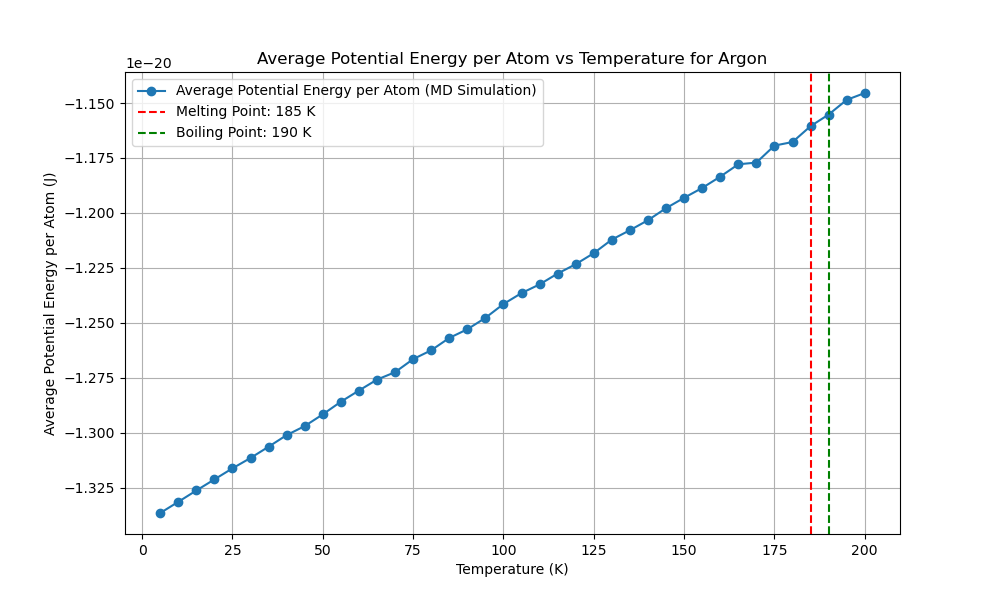

Source code (Python):
import numpy as np
import matplotlib.pyplot as plt
from scipy.optimize import minimize
from multiprocessing import Pool
import time
from reportlab.lib.pagesizes import letter
from reportlab.pdfgen import canvas
from tqdm import tqdm
from numba import njit, prange
import logging
import os

# Get the directory of the current script
script_dir = os.path.dirname(os.path.abspath(__file__))
script_base_name = os.path.splitext(os.path.basename(__file__))[0]

# Set up logging with the script's base name and directory
log_file_path = os.path.join(script_dir, f'{script_base_name}.log')
logging.basicConfig(filename=log_file_path, 
            level=logging.INFO, format='%(asctime)s:%(levelname)s:%(message)s')

EPSILON = 1.654017502e-21  
SIGMA = 3.405e-10  
MASS = 6.63e-26  
K_B = 1.38e-23 

def create_fcc_lattice(a, n):
    """Create an FCC lattice."""
    base = np.array([[0, 0, 0],
                     [0.5, 0.5, 0], [0.5, 0, 0.5], [0, 0.5, 0.5]])
    positions = np.zeros((n**3 * 4, 3))
    index = 0
    for x in range(n):
        for y in range(n):
            for z in range(n):
                offset = np.array([x, y, z])
                for b in base:
                    positions[index] = (offset + b) * a
                    index += 1
    return positions

@njit
def lennard_jones(r2):
    """Calculate the Lennard-Jones potential and force."""
    r6 = (SIGMA ** 2 / r2) ** 3
    r12 = r6 ** 2
    potential = 4 * EPSILON * (r12 - r6)
    force = 24 * EPSILON * (2 * r12 - r6) / r2
    return potential, force

@njit
def apply_pbc(position, box_length):
    """Apply periodic boundary conditions."""
    return position - box_length * np.round(position / box_length)

@njit
def custom_norm(arr, axis=1):
    """Compute the norm along a specified axis."""
    if axis == 1:
        return np.sqrt(np.sum(arr**2, axis=1))
    elif axis == 0:
        return np.sqrt(np.sum(arr**2, axis=0))
    else:
        raise ValueError("Invalid axis")

@njit(parallel=True)
def compute_forces(positions, box_length):
    """Compute forces using Lennard-Jones potential with PBC."""
    N = len(positions)
    forces = np.zeros_like(positions)
    potential_energy = 0.0

    for i in prange(N):
        for j in range(i + 1, N):
            r_vec = apply_pbc(positions[i] - positions[j], box_length)
            r2 = np.dot(r_vec, r_vec)
            if r2 < (3 * SIGMA) ** 2:
                potential, force = lennard_jones(r2)
                f = force * r_vec
                forces[i] += f
                forces[j] -= f
                potential_energy += potential
                
    return forces, potential_energy

@njit
def velocity_verlet_adaptive(positions,
            velocities, forces, dt, box_length, max_force_threshold=1e-12):
    """Velocity-Verlet integration with adaptive time step."""
    new_positions = positions + velocities * dt + 0.5 * forces * dt**2 / MASS
    new_positions = apply_pbc(new_positions, box_length)
    new_forces, _ = compute_forces(new_positions, box_length)
    max_force = np.max(custom_norm(new_forces, axis=1))
    
    if max_force > max_force_threshold:
        dt = max(0.9 * dt * (max_force_threshold / max_force)**0.5, 1e-16)
    
    new_velocities = velocities + 0.5 * (forces + new_forces) * dt / MASS
    return new_positions, new_velocities, new_forces, dt

@njit
def standard_verlet_adaptive(positions,
    velocities, forces, dt, box_length, max_force_threshold=1e-12):
    """Standard Verlet integration with adaptive time step."""
    new_positions = positions + velocities * dt + 0.5 * forces * dt**2 / MASS
    new_positions = apply_pbc(new_positions, box_length)
    new_forces, _ = compute_forces(new_positions, box_length)
    max_force = np.max(custom_norm(new_forces, axis=1))

    if max_force > max_force_threshold:
        dt = max(0.9 * dt * (max_force_threshold / max_force)**0.5, 1e-16)

    new_velocities = velocities + new_forces * dt / MASS
    return new_positions, new_velocities, new_forces, dt

@njit
def leapfrog_verlet_adaptive(positions,
    velocities, forces, dt, box_length, max_force_threshold=1e-12):
    """Leapfrog Verlet integration with adaptive time step."""
    half_dt = 0.5 * dt
    velocities_half = velocities + forces * half_dt / MASS
    new_positions = positions + velocities_half * dt
    new_positions = apply_pbc(new_positions, box_length)
    new_forces, _ = compute_forces(new_positions, box_length)
    max_force = np.max(custom_norm(new_forces, axis=1))

    if max_force > max_force_threshold:
        dt = max(0.9 * dt * (max_force_threshold / max_force)**0.5, 1e-16)

    new_velocities = velocities_half + new_forces * half_dt / MASS
    return new_positions, new_velocities, new_forces, dt

def adaptive_equilibration(positions, velocities, forces, dt, box_length,
       verlet_algorithm, initial_equilibration_window=150,
   initial_threshold=8.5e-22, min_threshold=8e-25,
   max_threshold=5e-21, max_steps=5000):
    
    
    """Perform adaptive equilibration with dynamic threshold and window adjustment."""
    equilibration_steps = 0
    recent_potential_energies = []
    forces, _ = compute_forces(positions, box_length)
    threshold = initial_threshold
    equilibration_window = initial_equilibration_window
    with tqdm(total=equilibration_window, desc="Equilibration") as pbar:
        while equilibration_steps < max_steps:
            positions, velocities, forces, dt = verlet_algorithm(positions,
                velocities, forces, dt, box_length)
            _, potential_energy = compute_forces(positions, box_length)
            recent_potential_energies.append(potential_energy)
            if len(recent_potential_energies) > equilibration_window:
                recent_potential_energies.pop(0)
                mean_potential_energy = np.mean(recent_potential_energies)
                std_potential_energy = np.std(recent_potential_energies)
                logging.info(f" ((len(recent_p_energies) > equiwindow)) STD:  {std_potential_energy:.5e} , MEAN: {mean_potential_energy:.5e}")
                # Dynamically adjust the threshold based on the standard deviation
                if std_potential_energy > threshold:
                    # threshold = min(threshold * 1.1, max_threshold)
                    threshold = max(threshold * 0.9, min_threshold)
                    equilibration_window = int(equilibration_window * 1.1)
                    
                    
            
                    
                    
                    
                    logging.info(f" ((std_potential_energy > threshold)) threshold:  {threshold:.5e} , MEAN: {mean_potential_energy:.5e}")
                else:
                    # threshold = max(threshold * 0.9, min_threshold)
                    threshold = min(threshold * 1.1, max_threshold)
                    
                    
            
                    
                    
                    logging.info(f" ((std_potential_energy < threshold)) threshold:  {threshold:.5e} , MEAN: {mean_potential_energy:.5e}")
                
                if std_potential_energy < threshold and np.abs(potential_energy - mean_potential_energy) < threshold:
                    logging.info(f"Equilibration completed in {equilibration_steps} steps with dt={dt:.2e}")
                    break
                pbar.update(1)
            equilibration_steps += 1
            if equilibration_steps % 1000 == 0:
                logging.info(f"Step {equilibration_steps}: Potential Energy = {potential_energy:.5e}, dt = {dt:.2e}")
    return positions, velocities, forces, dt, equilibration_steps

def run_md_for_temperature(T, seed, verlet_algorithm,
                           dt, sampling_steps=60000):
    """Run MD simulation for a single temperature using the specified Verlet algorithm."""
    np.random.seed(seed)
    a = 5.26e-10  # Initial guess for the lattice parameter
    n = 3  # Number of unit cells in each dimension
    positions = create_fcc_lattice(a, n)
    box_length = n * a  # Length of the simulation box
    N = len(positions)
    
    # Initialize velocities for 5K
    velocities = np.random.randn(N, 3) * np.sqrt(K_B * 5 / MASS)
    forces, _ = compute_forces(positions, box_length)

    # Rescale velocities to the desired temperature
    current_temperature = np.sum(MASS * np.sum(velocities**2, axis=1)) / (3 * N * K_B)
    scale_factor = np.sqrt(T / current_temperature)
    velocities *= scale_factor

    # Adaptive equilibration
    positions, velocities, forces, dt, equilibration_steps = adaptive_equilibration(
        positions, velocities, forces,
        dt, box_length, verlet_algorithm)

    logging.info(f"Equilibration steps: {equilibration_steps}")

    print(f"Equilibration steps: {equilibration_steps}")

    potential_energy = 0
    initial_total_energy = 0
    count = 0
    total_energy_drift = 0

    with tqdm(total=sampling_steps, desc="Progress") as pbar:
        potential_energy = 0
        count = 0
        total_energy_drift = 0
        initial_total_energy = None
    
        for step in range(sampling_steps):
            positions, velocities, forces, dt = verlet_algorithm(
                positions, velocities, forces, dt, box_length
            )
            kinetic_energy = 0.5 * MASS * np.sum(velocities**2)
            _, potential_energy_step = compute_forces(positions, box_length)
            total_energy = kinetic_energy + potential_energy_step
            potential_energy += potential_energy_step
    
            if step == 0:
                initial_total_energy = total_energy
    
            total_energy_drift += abs(total_energy - initial_total_energy)
            count += 1
            pbar.update(1)
            if step % 1000 == 0:
                logging.info(f"Step {step}: Kinetic Energy = {kinetic_energy:.5e}, Potential Energy = {potential_energy_step:.5e}, Total Energy = {total_energy:.5e}")
        
        average_potential_energy = potential_energy / count / N  
        energy_drift = total_energy_drift / count
    
    return dt, average_potential_energy, energy_drift

def potential_energy_for_lattice(a):
    """Calculate potential energy for a given lattice parameter."""
    positions = create_fcc_lattice(a, 3)
    box_length = 3 * a
    _, potential_energy = compute_forces(positions, box_length)
    return potential_energy

def optimize_lattice_parameter():
    """Optimize the lattice parameter."""
    initial_guesses = np.linspace(4.5e-10, 6e-10, 500)
    results = [minimize(potential_energy_for_lattice,
                        [guess], bounds=[(4.5e-10, 6e-10)]) for
               guess in initial_guesses]
    best_result = min(results, key=lambda x: x.fun)
    return best_result.x[0]

def test_time_steps(T, seed, verlet_algorithm,
                    time_steps, sampling_steps=60000):
    """Test different time steps."""
    with Pool(16) as pool:
        args = [(T, seed, verlet_algorithm,
                 dt, sampling_steps) for dt in time_steps]
        results = pool.starmap(run_md_for_temperature, args)
    return results

def run_preliminary_steps_parallel(temperatures, seeds,
                   verlet_algorithms, algorithm_names, 
               time_steps, preliminary_steps):
    """Run preliminary steps sequentially."""
    results = []
    for alg in verlet_algorithms:
        alg_results = []
        for T, seed, dt in zip(temperatures, seeds, time_steps):
            result = run_md_for_temperature(T, seed, alg,
                                            dt, preliminary_steps)
            alg_results.append(result)
        results.append(alg_results)
    
    potential_energies_per_algorithm = []
    energy_drifts_per_algorithm = []
    best_time_steps = []

    for i, alg_results in enumerate(results):
        if len(alg_results) == 0:
            print(f"No results for algorithm {algorithm_names[i]}")  
            logging.warning(f"No results for algorithm {algorithm_names[i]}")
            
            continue
        potential_energies = [res[1] for res in alg_results]
        energy_drifts = [res[2] for res in alg_results]
        best_time_step = time_steps[np.argmin([res[2] for res in alg_results])]
        
        potential_energies_per_algorithm.append(np.mean(potential_energies))
        energy_drifts_per_algorithm.append(np.mean(energy_drifts))
        best_time_steps.append(best_time_step)
    
    return potential_energies_per_algorithm, energy_drifts_per_algorithm, best_time_steps

def find_best_sampling_steps(T, seed, verlet_algorithm,
                time_step, sampling_step_range):
    """Find the best sampling steps."""
    results = []
    for sampling_steps in sampling_step_range:
        dt, potential_energy, energy_drift = run_md_for_temperature(T, seed,
                            verlet_algorithm, time_step, sampling_steps)
        results.append((sampling_steps, potential_energy, energy_drift))
    return results

def generate_pdf_report(melting_point, boiling_point, a_opt, temperatures, potential_energies, runtime, best_algorithm_name, best_time_step, reason):
    """Generate a PDF report."""
    script_base_name = os.path.splitext(os.path.basename(__file__))[0]
    filename = os.path.join(script_dir, f"{script_base_name}.pdf")
    plot_filename = os.path.join(script_dir, f"{script_base_name}.png")

    c = canvas.Canvas(filename, pagesize=letter)
    width, height = letter

    c.drawString(50, height - 50, "Molecular Dynamics Simulation Report")
    c.drawString(50, height - 70, f"Optimized Lattice Parameter: {a_opt:.4e} m")
    c.drawString(50, height - 90, f"Melting Point: {melting_point} K")
    c.drawString(50, height - 110, f"Boiling Point: {boiling_point} K")
    c.drawString(50, height - 130, f"Total Runtime: {runtime:.2f} seconds")
    c.drawString(50, height - 150, f"Best Verlet Algorithm: {best_algorithm_name}")
    c.drawString(50, height - 170, f"Best Time Step: {best_time_step:.2e} s")

    reason_text = f"Reason: {reason}"
    max_chars_per_line = 78
    wrapped_reason = "\n".join([reason_text[i:i + max_chars_per_line] for i in range(0, len(reason_text), max_chars_per_line)])
    text_lines = wrapped_reason.split('\n')
    for i, line in enumerate(text_lines):
        c.drawString(50, height - 190 - i * 20, line)

    # Plot and save the temperature vs potential energy graph
    plt.figure(figsize=(10, 6))
    plt.plot(temperatures, potential_energies, marker='o', linestyle='-', label='Average Potential Energy per Atom (MD Simulation)')
    plt.xlabel('Temperature (K)')
    plt.ylabel('Average Potential Energy per Atom (J)')
    plt.title('Average Potential Energy per Atom vs Temperature for Argon')
    plt.axvline(melting_point, color='r', linestyle='--', label=f'Melting Point: {melting_point} K')
    plt.axvline(boiling_point, color='g', linestyle='--', label=f'Boiling Point: {boiling_point} K')
    plt.legend()
    plt.grid(True)
    plt.savefig(plot_filename)  # Save the plot
    plt.close()

    # Ensure the image file exists before attempting to draw it
    try:
        c.drawImage(plot_filename, 50, 200, width=500, height=300)
    except FileNotFoundError:
        logging.error(f"File {plot_filename} not found. Skipping image in the PDF report.")

    c.save()

def main():
    """Main function to run the MD simulation."""
    start_time = time.time()

    a_opt = optimize_lattice_parameter()
    print(f"Optimized lattice parameter: {a_opt}")
    logging.info(f"Optimized lattice parameter: {a_opt}")

    temperatures = np.arange(5, 205, 5)
    preliminary_temperatures = np.arange(110, 200, 15)

    time_steps = [
        1e-15
        ,5e-16,5e-15,1e-14
        ]

    seeds = np.random.randint(0, 10000, len(temperatures))
    preliminary_seeds = np.random.randint(0, 10000, len(preliminary_temperatures))

    verlet_algorithms = [
        velocity_verlet_adaptive,
        standard_verlet_adaptive,
        leapfrog_verlet_adaptive
    ]
    algorithm_names = [
        "Velocity-Verlet (Adaptive)",
        "Standard Verlet (Adaptive)",
        "Leapfrog Verlet (Adaptive)"
    ]

    preliminary_steps = 2000
    potential_energies_per_algorithm, energy_drifts_per_algorithm, best_time_steps = run_preliminary_steps_parallel(
        preliminary_temperatures,
        preliminary_seeds,
        verlet_algorithms,
        algorithm_names, time_steps, preliminary_steps)

    if not potential_energies_per_algorithm or not energy_drifts_per_algorithm or not best_time_steps:
        print("Error: No valid preliminary results obtained.")
        logging.error("No valid preliminary results obtained.")
        return

    best_algorithm_index = np.argmin([pe + ed for pe, ed in zip(potential_energies_per_algorithm,
                                        energy_drifts_per_algorithm)])
    best_verlet_algorithm = verlet_algorithms[best_algorithm_index]
    best_algorithm_name = algorithm_names[best_algorithm_index]
    best_time_step = best_time_steps[best_algorithm_index]
    reason = (f"Lowest average potential energy ({potential_energies_per_algorithm[best_algorithm_index]:.2e} J) "
              f"and minimal energy drift ({energy_drifts_per_algorithm[best_algorithm_index]:.2e} J) "
              f"during preliminary simulation.")
    print(f"Best Verlet algorithm: {best_algorithm_name}")
    print(f"Best time step: {best_time_step}")

    sampling_step_range = [10000, 15000, 20000, 40000, 60000, 80000]
    sampling_results = find_best_sampling_steps(temperatures[0],
        seeds[0], best_verlet_algorithm, best_time_step,
        sampling_step_range)

    for sampling_steps, potential_energy, energy_drift in sampling_results:
        print(f"Sampling steps: {sampling_steps}, Potential energy: {potential_energy:.2e} J, Energy drift: {energy_drift:.2e} J")
        logging.info(f"Sampling steps: {sampling_steps}, Potential energy: {potential_energy:.2e} J, Energy drift: {energy_drift:.2e} J")

    best_sampling_steps = min(sampling_results, key=lambda x: x[2])[0]
    print(f"Best sampling steps: {best_sampling_steps}")
    logging.info(f"Best sampling steps: {best_sampling_steps}")

    with Pool(16) as pool:
        results = pool.starmap(run_md_for_temperature, [(T, seed,
                             best_verlet_algorithm, best_time_step,
                 best_sampling_steps) for T, seed in zip(temperatures, seeds)])

    dts, potential_energies, energy_drifts = zip(*results)

    end_time = time.time()
    runtime = end_time - start_time
    print(f"Runtime: {runtime:.2f} seconds")

    first_derivative = np.gradient(potential_energies, temperatures)
    second_derivative = np.gradient(first_derivative, temperatures)

    plt.figure(figsize=(10, 6))
    plt.plot(temperatures, potential_energies, marker='o', linestyle='-',
         label='Average Potential Energy (MD Simulation)')
    plt.xlabel('Temperature (K)')
    plt.ylabel('Average Potential Energy (J)')
    plt.title('Average Potential Energy vs Temperature for Argon')
    plt.legend()
    plt.grid(True)

    melting_point = temperatures[np.argmax(first_derivative)]

    post_melting_temperatures = temperatures[temperatures > melting_point]
    post_melting_second_derivative = second_derivative[temperatures > melting_point]

    if post_melting_temperatures.size > 0 and post_melting_second_derivative.size > 0:
        boiling_point = post_melting_temperatures[np.argmax(post_melting_second_derivative)]
    else:
        boiling_point = None
        logging.warning("No boiling point found due to empty post-melting temperature or second derivative.")

    plt.axvline(melting_point, color='r', linestyle='--',
                label=f'Melting Point: {melting_point} K')
    if boiling_point:
        plt.axvline(boiling_point, color='g', linestyle='--',
                    label=f'Boiling Point: {boiling_point} K')
    plt.legend()
    plt.show()

    generate_pdf_report(melting_point, boiling_point,
            a_opt, temperatures, potential_energies, runtime,
            best_algorithm_name, best_time_step, reason)

if __name__ == "__main__":
    main()
